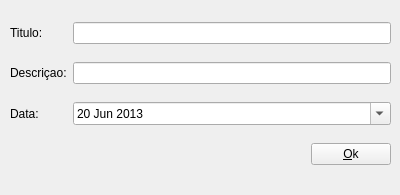
<?xml version="1.0" encoding="UTF-8"?>
<ui version="4.0">
 <class>AbrirChamado</class>
 <widget class="QWidget" name="AbrirChamado">
  <property name="geometry">
   <rect>
    <x>0</x>
    <y>0</y>
    <width>400</width>
    <height>195</height>
   </rect>
  </property>
  <property name="windowTitle">
   <string>Abrir Chamado</string>
  </property>
  <widget class="QWidget" name="gridLayoutWidget">
   <property name="geometry">
    <rect>
     <x>10</x>
     <y>10</y>
     <width>381</width>
     <height>171</height>
    </rect>
   </property>
   <layout class="QGridLayout" name="gridLayout">
    <item row="2" column="0">
     <widget class="QLabel" name="label_3">
      <property name="text">
       <string>Data:</string>
      </property>
     </widget>
    </item>
    <item row="2" column="1">
     <widget class="QDateEdit" name="data_abertura_chamado">
      <property name="calendarPopup">
       <bool>true</bool>
      </property>
      <property name="date">
       <date>
        <year>2013</year>
        <month>6</month>
        <day>20</day>
       </date>
      </property>
     </widget>
    </item>
    <item row="1" column="1">
     <widget class="QLineEdit" name="descricao_chamado"/>
    </item>
    <item row="0" column="1">
     <widget class="QLineEdit" name="titulo_chamado"/>
    </item>
    <item row="0" column="0">
     <widget class="QLabel" name="label">
      <property name="text">
       <string>Titulo:</string>
      </property>
     </widget>
    </item>
    <item row="1" column="0">
     <widget class="QLabel" name="label_2">
      <property name="text">
       <string>Descriçao:</string>
      </property>
      <property name="textFormat">
       <enum>Qt::AutoText</enum>
      </property>
     </widget>
    </item>
    <item row="3" column="1">
     <layout class="QHBoxLayout" name="horizontalLayout">
      <item>
       <spacer name="horizontalSpacer">
        <property name="orientation">
         <enum>Qt::Horizontal</enum>
        </property>
        <property name="sizeHint" stdset="0">
         <size>
          <width>40</width>
          <height>20</height>
         </size>
        </property>
       </spacer>
      </item>
      <item>
       <widget class="QPushButton" name="botao_abrir_chamado">
        <property name="text">
         <string>&amp;Ok</string>
        </property>
       </widget>
      </item>
     </layout>
    </item>
   </layout>
  </widget>
 </widget>
 <tabstops>
  <tabstop>titulo_chamado</tabstop>
  <tabstop>descricao_chamado</tabstop>
  <tabstop>data_abertura_chamado</tabstop>
  <tabstop>botao_abrir_chamado</tabstop>
 </tabstops>
 <resources/>
 <connections/>
</ui>
